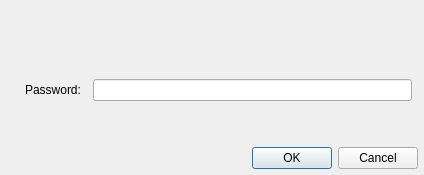
<?xml version="1.0" encoding="UTF-8"?>
<ui version="4.0">
 <class>AdminPasswordCheck</class>
 <widget class="QDialog" name="AdminPasswordCheck">
  <property name="geometry">
   <rect>
    <x>0</x>
    <y>0</y>
    <width>424</width>
    <height>175</height>
   </rect>
  </property>
  <property name="maximumSize">
   <size>
    <width>700</width>
    <height>16777215</height>
   </size>
  </property>
  <property name="modal">
   <bool>true</bool>
  </property>
  <layout class="QVBoxLayout" name="verticalLayout_2">
   <property name="leftMargin">
    <number>6</number>
   </property>
   <property name="topMargin">
    <number>6</number>
   </property>
   <property name="rightMargin">
    <number>6</number>
   </property>
   <property name="bottomMargin">
    <number>6</number>
   </property>
   <item>
    <layout class="QHBoxLayout" name="horizontalLayout_2">
     <property name="leftMargin">
      <number>6</number>
     </property>
     <property name="topMargin">
      <number>6</number>
     </property>
     <property name="rightMargin">
      <number>6</number>
     </property>
     <property name="bottomMargin">
      <number>6</number>
     </property>
     <item>
      <widget class="QLabel" name="icon">
       <property name="text">
        <string/>
       </property>
       <property name="pixmap">
        <pixmap resource="Configurator/Configurator.qrc">:/assets/Restrictions.png</pixmap>
       </property>
       <property name="alignment">
        <set>Qt::AlignLeading|Qt::AlignLeft|Qt::AlignTop</set>
       </property>
       <property name="margin">
        <number>12</number>
       </property>
      </widget>
     </item>
     <item>
      <layout class="QVBoxLayout" name="verticalLayout">
       <property name="spacing">
        <number>12</number>
       </property>
       <item>
        <widget class="QLabel" name="mainDescriptionLabel">
         <property name="font">
          <font>
           <weight>75</weight>
           <bold>true</bold>
          </font>
         </property>
         <property name="text">
          <string/>
         </property>
         <property name="wordWrap">
          <bool>true</bool>
         </property>
        </widget>
       </item>
       <item>
        <widget class="QLabel" name="additionalDescriptionLabel">
         <property name="text">
          <string/>
         </property>
         <property name="wordWrap">
          <bool>true</bool>
         </property>
        </widget>
       </item>
       <item>
        <layout class="QHBoxLayout" name="horizontalLayout">
         <item>
          <widget class="QLabel" name="passwordLabel">
           <property name="text">
            <string>Password:</string>
           </property>
          </widget>
         </item>
         <item>
          <widget class="QLineEdit" name="passwordEdit">
           <property name="echoMode">
            <enum>QLineEdit::Password</enum>
           </property>
          </widget>
         </item>
        </layout>
       </item>
       <item>
        <widget class="QLabel" name="errorLabel">
         <property name="minimumSize">
          <size>
           <width>300</width>
           <height>16</height>
          </size>
         </property>
         <property name="palette">
          <palette>
           <active>
            <colorrole role="WindowText">
             <brush brushstyle="SolidPattern">
              <color alpha="255">
               <red>255</red>
               <green>0</green>
               <blue>0</blue>
              </color>
             </brush>
            </colorrole>
           </active>
           <inactive>
            <colorrole role="WindowText">
             <brush brushstyle="SolidPattern">
              <color alpha="255">
               <red>255</red>
               <green>0</green>
               <blue>0</blue>
              </color>
             </brush>
            </colorrole>
           </inactive>
           <disabled>
            <colorrole role="WindowText">
             <brush brushstyle="SolidPattern">
              <color alpha="255">
               <red>69</red>
               <green>69</green>
               <blue>69</blue>
              </color>
             </brush>
            </colorrole>
           </disabled>
          </palette>
         </property>
         <property name="text">
          <string/>
         </property>
         <property name="alignment">
          <set>Qt::AlignCenter</set>
         </property>
        </widget>
       </item>
      </layout>
     </item>
    </layout>
   </item>
   <item>
    <widget class="QDialogButtonBox" name="buttonBox">
     <property name="orientation">
      <enum>Qt::Horizontal</enum>
     </property>
     <property name="standardButtons">
      <set>QDialogButtonBox::Cancel|QDialogButtonBox::Ok</set>
     </property>
    </widget>
   </item>
  </layout>
 </widget>
 <tabstops>
  <tabstop>buttonBox</tabstop>
 </tabstops>
 <resources>
  <include location="Configurator/Configurator.qrc"/>
 </resources>
 <connections>
  <connection>
   <sender>buttonBox</sender>
   <signal>accepted()</signal>
   <receiver>AdminPasswordCheck</receiver>
   <slot>accept()</slot>
   <hints>
    <hint type="sourcelabel">
     <x>243</x>
     <y>183</y>
    </hint>
    <hint type="destinationlabel">
     <x>157</x>
     <y>274</y>
    </hint>
   </hints>
  </connection>
  <connection>
   <sender>buttonBox</sender>
   <signal>rejected()</signal>
   <receiver>AdminPasswordCheck</receiver>
   <slot>reject()</slot>
   <hints>
    <hint type="sourcelabel">
     <x>243</x>
     <y>183</y>
    </hint>
    <hint type="destinationlabel">
     <x>286</x>
     <y>274</y>
    </hint>
   </hints>
  </connection>
 </connections>
</ui>
